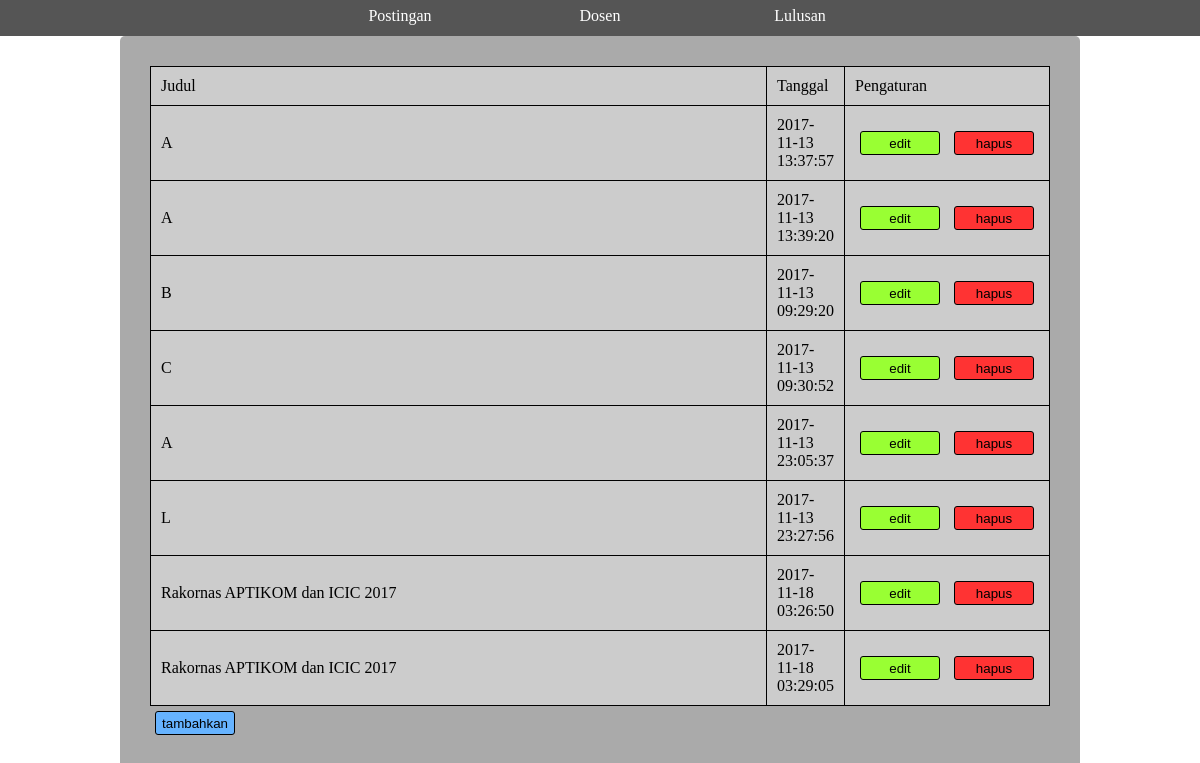
The page /admin/postingan.php on the database as committed earlier.
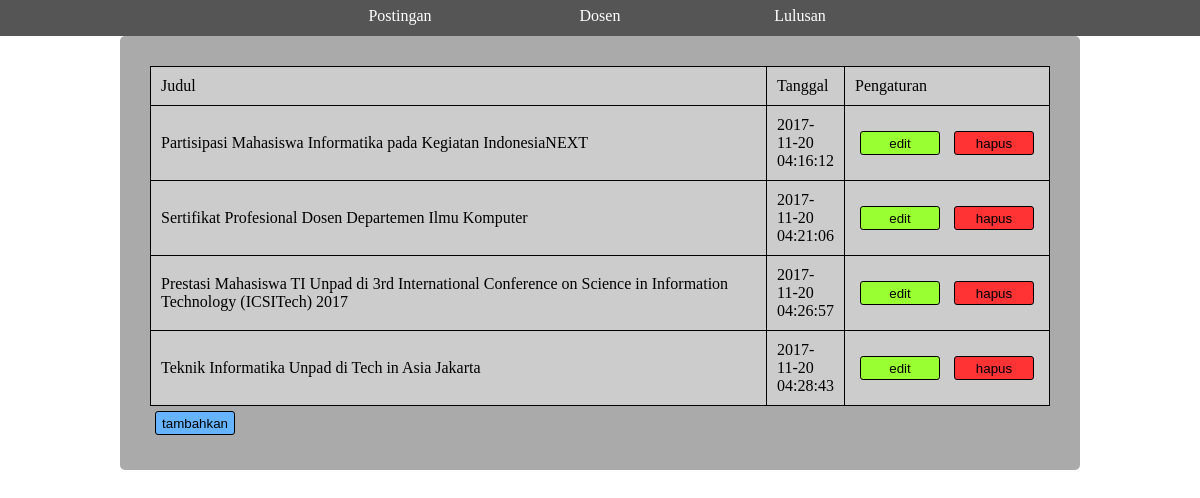
The same page on the database as committed later.
### tables this page shows
CREATE TABLE `posting` (
  `ID` int(11) NOT NULL,
  `Judul` text NOT NULL,
  `Tanggal` timestamp NOT NULL DEFAULT CURRENT_TIMESTAMP,
  `Isi` text NOT NULL,
  `Author` text NOT NULL,
  `tag0` int(11) DEFAULT NULL,
  `tag1` int(11) DEFAULT NULL,
  `tag2` int(11) DEFAULT NULL,
  `tag3` int(11) DEFAULT NULL,
  `tag4` int(11) DEFAULT NULL,
  `tag5` int(11) DEFAULT NULL,
  `tag6` int(11) DEFAULT NULL,
  `tag7` int(11) DEFAULT NULL,
  `tag8` int(11) DEFAULT NULL
);

### admin/postingan.php (the view, shortened to what this page needs)
<!DOCTYPE html>
<html lang="en" xmlns="http://www.w3.org/1999/xhtml">
<head>
</head>
<body>
    <div class="admin-content-pos">
        <div class="admin-main-content">
            <table class="table-post">
                <col><col><col>
                <tr>
                    <td>Judul</td>
                    <td>Tanggal</td>
                    <td>Pengaturan</td>
                </tr>
				<?php
					include '../database.php';
					$sql = "SELECT `ID`, `Judul`, `Tanggal`, `Author` FROM `posting`";
					$result = $conn->query($sql);
					while($row = $result->fetch_assoc())
					{
				?>
						<tr>
						<td> <?php echo	$row["Judul"] ?></td>
						<td> <?php echo	$row["Tanggal"] ?></td>
						<td>
							<button id="update-button" type="button" onclick="showUpdateDiv(<?php echo	$row["ID"] ?>)">edit</button>
							<button id="delete-button" type="button" onclick="showDeleteDiv(<?php echo	$row["ID"] ?>)">hapus</button></td>
						</tr>
						<?php
					}
				?>
            </table>
            <button id="insert-button" style="left:0;" type="button" onclick="showInsertDiv()">tambahkan</button>
        </div>
    </div>
</body>
</html>

Rows that differ between the two databases and show on the page:
removed posting: Judul "C", Tanggal "2017-11-13 09:30:52"
removed posting: Judul "A", Tanggal "2017-11-13 23:05:37"
removed posting: Judul "L", Tanggal "2017-11-13 23:27:56"
removed posting: Judul "Rakornas APTIKOM dan ICIC 2017", Tanggal "2017-11-18 03:26:50"
removed posting: Judul "Rakornas APTIKOM dan ICIC 2017", Tanggal "2017-11-18 03:29:05"
added posting: Judul "Partisipasi Mahasiswa Informatika pada Kegiatan IndonesiaNEXT", Tanggal "2017-11-20 04:16:12"
changed posting: Judul "A" → "Sertifikat Profesional Dosen Departemen Ilmu Komputer"; Tanggal "2017-11-13 13:37:57" → "2017-11-20 04:21:06"
changed posting: Judul "A" → "Prestasi Mahasiswa TI Unpad di 3rd International Conference on Science in Information Technology (ICSITech) 2017"; Tanggal "2017-11-13 13:39:20" → "2017-11-20 04:26:57"
changed posting: Judul "B" → "Teknik Informatika Unpad di Tech in Asia Jakarta"; Tanggal "2017-11-13 09:29:20" → "2017-11-20 04:28:43"
